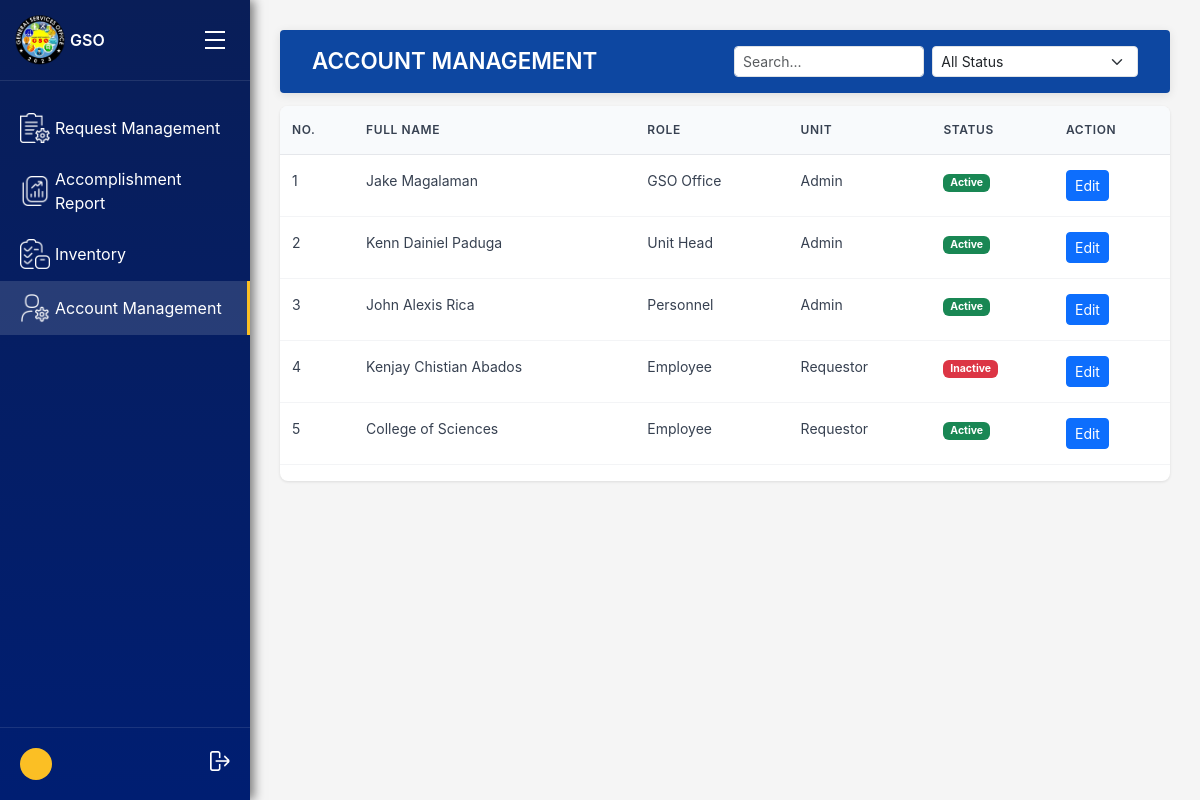
The page /accounts/accounts/ on the database as committed earlier.
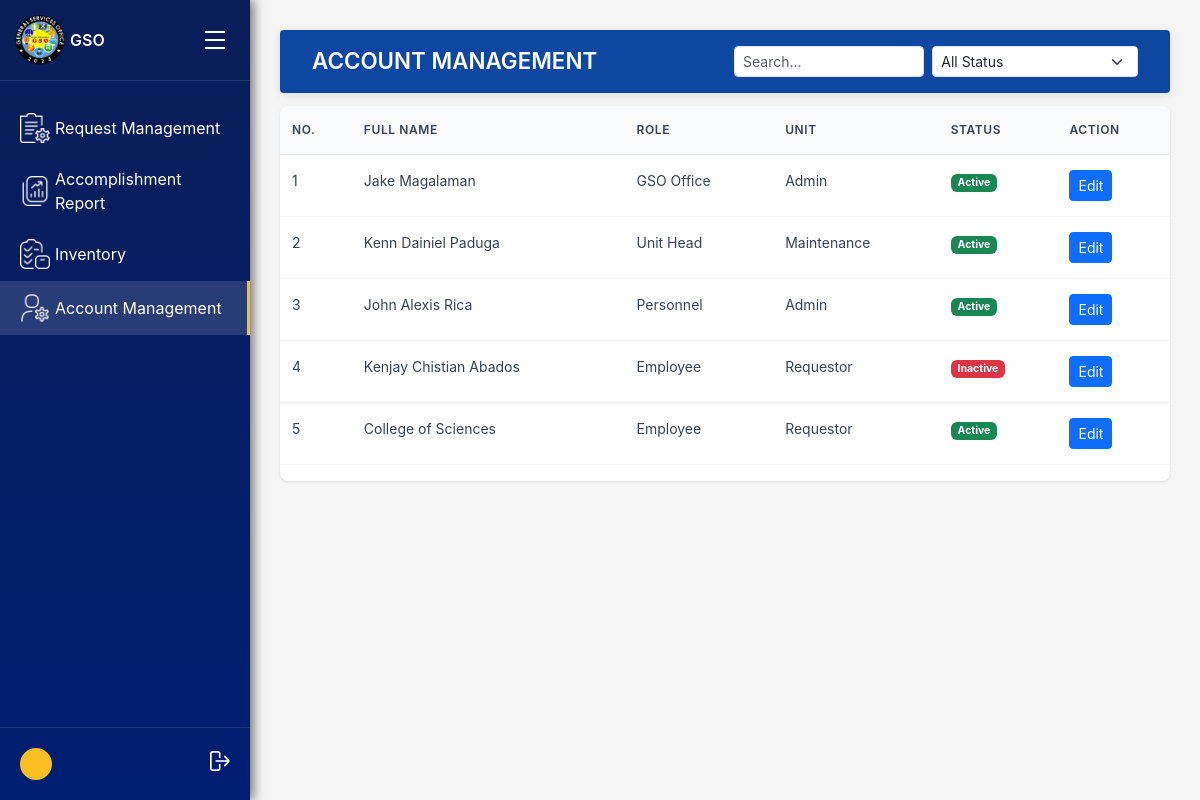
The same page on the database as committed later.
### accounts/models.py (models this page shows)
class User(AbstractUser):
    ROLE_CHOICES = [
        ('gso', 'GSO Office'),
        ('unit_head', 'Unit Head'),
        ('personnel', 'Personnel'),
        ('employee', 'Employee'),
    ]
    UNIT_CHOICES = [
        ('admin', 'Admin'),
        ('requestor', 'Requestor'),
        ('maintenance', 'Maintenance'),
        ('electrical', 'Electrical'),
        ('utilities', 'Utilities'),
        ('motorpool', 'Motorpool'),
    ]
    STATUS_CHOICES = [
        ('active', 'Active'),
        ('inactive', 'Inactive'),
    ]
    account_status = models.CharField(max_length=10, choices=STATUS_CHOICES, default='active')
    role = models.CharField(max_length=20, choices=ROLE_CHOICES)
    unit = models.CharField(max_length=50, choices=UNIT_CHOICES, default='unassigned')

### accounts/views.py (the view, shortened to what this page needs)
# urls.py: path('accounts/', views.account_view, name='account_management'),
def account_view(request):
    users = User.objects.all()
    status_filter = request.GET.get('status')
    if status_filter:
        users = users.filter(is_active=(status_filter == 'active'))
    search_query = request.GET.get('user_status')
    return render(request, 'gso_office/accounts/account_management.html', {'users': users})

### templates/gso_office/accounts/account_management.html (shortened to what this page needs)
{% extends "gso_office/gso_base_dashboard.html" %}
{% block main_content %}
<div class="header d-flex align-items-center justify-content-between">
    <h1 class="page-title">ACCOUNT MANAGEMENT</h1>
    <form method="get" class="d-flex gap-2">
        <input
            type="text"
            name="user_status"
            class="form-control form-control-sm"
            placeholder="Search..."
            value="{{ request.GET.user_status }}"
        >
        <select name="status" class="form-select form-select-sm" onchange="this.form.submit()">
            <option value="">All Status</option>
        </select>
    </form>
</div>
<div class="table-container table-responsive">
    <table class="table">
        <thead>
            <tr>
                <th>NO.</th>
                <th>FULL NAME</th>
                <th>ROLE</th>
                <th>UNIT</th>
                <th>STATUS</th>
                <th>ACTION</th>
            </tr>
        </thead>
        <tbody>
            {% for user in users %}
            <tr>
                <td>{{ forloop.counter }}</td>
                <td>{{ user.get_full_name }}</td>
                <td>{{ user.get_role_display }}</td>
                <td>{{ user.get_unit_display }}</td>
                <td>
                    {% if user.is_active %}
                        <span class="badge bg-success">Active</span>
                    {% else %}
                        <span class="badge bg-danger">Inactive</span>
                    {% endif %}
                </td>
                <td>
                    <a href="{% url 'edit_user' user.id %}" class="btn btn-sm btn-primary">Edit</a>
                </td>
            </tr>
            {% empty %}
            <tr>
                <td colspan="6">No users found.</td>
            </tr>
            {% endfor %}
        </tbody>
    </table>
</div>
{% endblock %}

Rows that differ between the two databases and show on the page:
changed User "Kenn Dainiel Paduga": unit "Admin" → "Maintenance"
